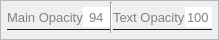
            <widget class="QFrame" name="frame_16">
             <property name="minimumSize">
              <size>
               <width>0</width>
               <height>0</height>
              </size>
             </property>
             <property name="maximumSize">
              <size>
               <width>16777215</width>
               <height>40</height>
              </size>
             </property>
             <property name="font">
              <font>
               <pointsize>10</pointsize>
               <italic>false</italic>
               <bold>false</bold>
              </font>
             </property>
             <property name="frameShape">
              <enum>QFrame::StyledPanel</enum>
             </property>
             <property name="frameShadow">
              <enum>QFrame::Raised</enum>
             </property>
             <layout class="QHBoxLayout" name="horizontalLayout_21">
              <property name="spacing">
               <number>0</number>
              </property>
              <property name="leftMargin">
               <number>6</number>
              </property>
              <property name="topMargin">
               <number>1</number>
              </property>
              <property name="rightMargin">
               <number>6</number>
              </property>
              <property name="bottomMargin">
               <number>6</number>
              </property>
              <item>
               <widget class="QFrame" name="frame_18">
                <property name="maximumSize">
                 <size>
                  <width>150</width>
                  <height>25</height>
                 </size>
                </property>
                <property name="font">
                 <font>
                  <pointsize>10</pointsize>
                  <italic>false</italic>
                  <bold>false</bold>
                 </font>
                </property>
                <property name="layoutDirection">
                 <enum>Qt::LeftToRight</enum>
                </property>
                <property name="styleSheet">
                 <string notr="true">QFrame {
	border-bottom: 1px solid rgb(26,26,39);
	border-radius: 0px; 
	color: rgb(180, 180, 180); 
}</string>
                </property>
                <property name="frameShape">
                 <enum>QFrame::NoFrame</enum>
                </property>
                <property name="frameShadow">
                 <enum>QFrame::Plain</enum>
                </property>
                <layout class="QHBoxLayout" name="horizontalLayout_25">
                 <property name="spacing">
                  <number>0</number>
                 </property>
                 <property name="leftMargin">
                  <number>0</number>
                 </property>
                 <property name="topMargin">
                  <number>0</number>
                 </property>
                 <property name="rightMargin">
                  <number>0</number>
                 </property>
                 <property name="bottomMargin">
                  <number>0</number>
                 </property>
                 <item>
                  <widget class="QLabel" name="label_11">
                   <property name="minimumSize">
                    <size>
                     <width>0</width>
                     <height>0</height>
                    </size>
                   </property>
                   <property name="maximumSize">
                    <size>
                     <width>100</width>
                     <height>16777215</height>
                    </size>
                   </property>
                   <property name="font">
                    <font>
                     <pointsize>10</pointsize>
                     <italic>false</italic>
                     <bold>false</bold>
                     <stylestrategy>PreferAntialias</stylestrategy>
                     <kerning>true</kerning>
                    </font>
                   </property>
                   <property name="toolTip">
                    <string/>
                   </property>
                   <property name="styleSheet">
                    <string notr="true">QLabel{
color: rgb(130, 130, 130);
border: 0px;
}</string>
                   </property>
                   <property name="text">
                    <string>Main Opacity</string>
                   </property>
                   <property name="alignment">
                    <set>Qt::AlignLeading|Qt::AlignLeft|Qt::AlignVCenter</set>
                   </property>
                  </widget>
                 </item>
                 <item>
                  <widget class="QDoubleSpinBox" name="doubleSpinBox">
                   <property name="enabled">
                    <bool>true</bool>
                   </property>
                   <property name="sizePolicy">
                    <sizepolicy hsizetype="Preferred" vsizetype="Preferred">
                     <horstretch>0</horstretch>
                     <verstretch>0</verstretch>
                    </sizepolicy>
                   </property>
                   <property name="minimumSize">
                    <size>
                     <width>0</width>
                     <height>0</height>
                    </size>
                   </property>
                   <property name="maximumSize">
                    <size>
                     <width>40</width>
                     <height>20</height>
                    </size>
                   </property>
                   <property name="font">
                    <font>
                     <pointsize>10</pointsize>
                     <italic>false</italic>
                     <bold>false</bold>
                     <underline>false</underline>
                     <stylestrategy>PreferAntialias</stylestrategy>
                     <kerning>false</kerning>
                    </font>
                   </property>
                   <property name="toolTip">
                    <string>DISABLED
Adjust window opacity.

Use your scroll wheel, it's easier.</string>
                   </property>
                   <property name="styleSheet">
                    <string notr="true">QDoubleSpinBox{
border-bottom: 0px solid rgb(26,26,39);
border-radius: 0px; 
color: rgb(130, 130, 130);
}</string>
                   </property>
                   <property name="alignment">
                    <set>Qt::AlignCenter</set>
                   </property>
                   <property name="readOnly">
                    <bool>false</bool>
                   </property>
                   <property name="buttonSymbols">
                    <enum>QAbstractSpinBox::NoButtons</enum>
                   </property>
                   <property name="accelerated">
                    <bool>true</bool>
                   </property>
                   <property name="correctionMode">
                    <enum>QAbstractSpinBox::CorrectToNearestValue</enum>
                   </property>
                   <property name="showGroupSeparator" stdset="0">
                    <bool>false</bool>
                   </property>
                   <property name="decimals">
                    <number>0</number>
                   </property>
                   <property name="minimum">
                    <double>1.000000000000000</double>
                   </property>
                   <property name="maximum">
                    <double>100.000000000000000</double>
                   </property>
                   <property name="singleStep">
                    <double>1.000000000000000</double>
                   </property>
                   <property name="stepType">
                    <enum>QAbstractSpinBox::DefaultStepType</enum>
                   </property>
                   <property name="value">
                    <double>94.000000000000000</double>
                   </property>
                  </widget>
                 </item>
                </layout>
               </widget>
              </item>
              <item>
               <widget class="Line" name="line_6">
                <property name="orientation">
                 <enum>Qt::Vertical</enum>
                </property>
               </widget>
              </item>
              <item>
               <widget class="QFrame" name="frame_19">
                <property name="maximumSize">
                 <size>
                  <width>150</width>
                  <height>25</height>
                 </size>
                </property>
                <property name="font">
                 <font>
                  <pointsize>10</pointsize>
                  <italic>false</italic>
                  <bold>false</bold>
                 </font>
                </property>
                <property name="styleSheet">
                 <string notr="true">QFrame {
	border-bottom: 1px solid rgb(26,26,39);
	border-radius: 0px; 
	color: rgb(180, 180, 180); 
}</string>
                </property>
                <property name="frameShape">
                 <enum>QFrame::NoFrame</enum>
                </property>
                <property name="frameShadow">
                 <enum>QFrame::Plain</enum>
                </property>
                <layout class="QHBoxLayout" name="horizontalLayout_26">
                 <property name="spacing">
                  <number>0</number>
                 </property>
                 <property name="leftMargin">
                  <number>0</number>
                 </property>
                 <property name="topMargin">
                  <number>0</number>
                 </property>
                 <property name="rightMargin">
                  <number>0</number>
                 </property>
                 <property name="bottomMargin">
                  <number>0</number>
                 </property>
                 <item>
                  <widget class="QLabel" name="label_13">
                   <property name="minimumSize">
                    <size>
                     <width>0</width>
                     <height>0</height>
                    </size>
                   </property>
                   <property name="maximumSize">
                    <size>
                     <width>95</width>
                     <height>16777215</height>
                    </size>
                   </property>
                   <property name="font">
                    <font>
                     <pointsize>10</pointsize>
                     <italic>false</italic>
                     <bold>false</bold>
                     <stylestrategy>PreferAntialias</stylestrategy>
                     <kerning>true</kerning>
                    </font>
                   </property>
                   <property name="toolTip">
                    <string/>
                   </property>
                   <property name="styleSheet">
                    <string notr="true">QLabel{
color: rgb(130, 130, 130);
border: 0px;
}</string>
                   </property>
                   <property name="text">
                    <string>Text Opacity</string>
                   </property>
                   <property name="alignment">
                    <set>Qt::AlignLeading|Qt::AlignLeft|Qt::AlignVCenter</set>
                   </property>
                  </widget>
                 </item>
                 <item>
                  <widget class="QDoubleSpinBox" name="doubleSpinBox_2">
                   <property name="enabled">
                    <bool>false</bool>
                   </property>
                   <property name="sizePolicy">
                    <sizepolicy hsizetype="Preferred" vsizetype="Preferred">
                     <horstretch>0</horstretch>
                     <verstretch>0</verstretch>
                    </sizepolicy>
                   </property>
                   <property name="minimumSize">
                    <size>
                     <width>0</width>
                     <height>0</height>
                    </size>
                   </property>
                   <property name="maximumSize">
                    <size>
                     <width>40</width>
                     <height>20</height>
                    </size>
                   </property>
                   <property name="font">
                    <font>
                     <pointsize>10</pointsize>
                     <italic>false</italic>
                     <bold>false</bold>
                     <underline>false</underline>
                     <stylestrategy>PreferAntialias</stylestrategy>
                     <kerning>false</kerning>
                    </font>
                   </property>
                   <property name="toolTip">
                    <string>DISABLED
Adjust text opacity.

Use your scroll wheel, it's easier.</string>
                   </property>
                   <property name="layoutDirection">
                    <enum>Qt::LeftToRight</enum>
                   </property>
                   <property name="styleSheet">
                    <string notr="true">QDoubleSpinBox{
border-bottom: 0px solid rgb(26,26,39);
border-radius: 0px; 
color: rgb(130, 130, 130);
}</string>
                   </property>
                   <property name="alignment">
                    <set>Qt::AlignCenter</set>
                   </property>
                   <property name="readOnly">
                    <bool>false</bool>
                   </property>
                   <property name="buttonSymbols">
                    <enum>QAbstractSpinBox::NoButtons</enum>
                   </property>
                   <property name="accelerated">
                    <bool>true</bool>
                   </property>
                   <property name="correctionMode">
                    <enum>QAbstractSpinBox::CorrectToNearestValue</enum>
                   </property>
                   <property name="showGroupSeparator" stdset="0">
                    <bool>false</bool>
                   </property>
                   <property name="decimals">
                    <number>0</number>
                   </property>
                   <property name="minimum">
                    <double>1.000000000000000</double>
                   </property>
                   <property name="maximum">
                    <double>100.000000000000000</double>
                   </property>
                   <property name="singleStep">
                    <double>1.000000000000000</double>
                   </property>
                   <property name="stepType">
                    <enum>QAbstractSpinBox::DefaultStepType</enum>
                   </property>
                   <property name="value">
                    <double>100.000000000000000</double>
                   </property>
                  </widget>
                 </item>
                </layout>
               </widget>
              </item>
             </layout>
            </widget>
